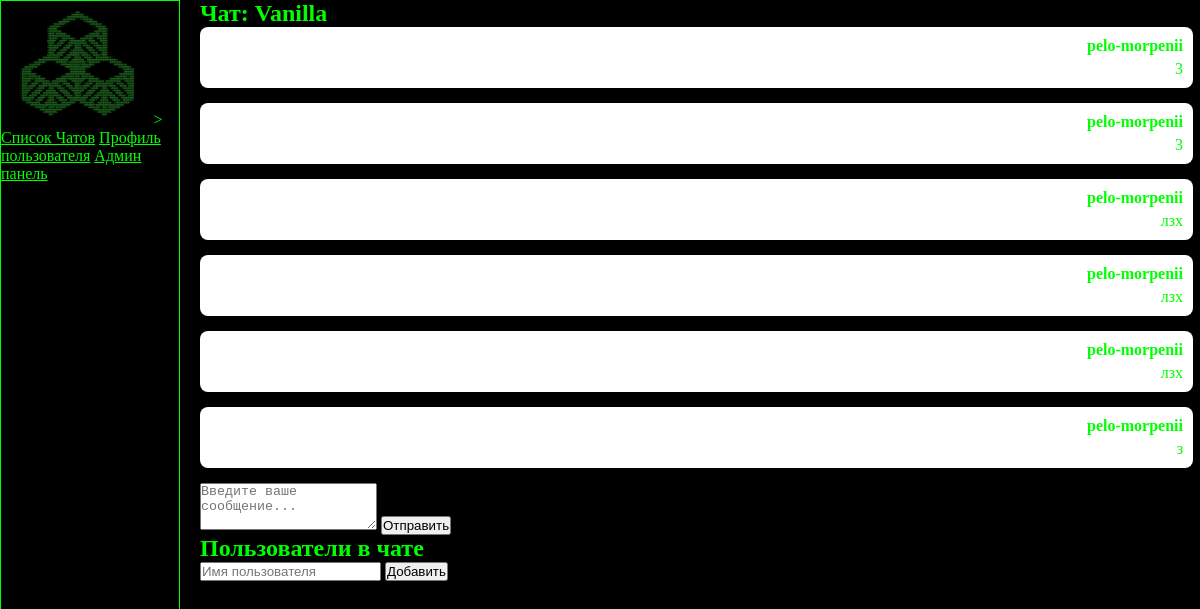
The app's page /chats/chat/1/ (signed in) with its own data.
### chats/models.py (models this page shows, shortened)
class Chat(models.Model):
    title = models.CharField(max_length=100)
    image = models.ImageField(upload_to='chat_images/')
    users = models.ManyToManyField(UserProfile, related_name='chats')

class Message(models.Model):
    chat = models.ForeignKey(Chat, on_delete=models.CASCADE)
    user = models.ForeignKey(User, on_delete=models.CASCADE)
    content = models.TextField()
    timestamp = models.DateTimeField(auto_now_add=True)

### chats/views.py (the view, shortened to what this page needs)
# urls.py: path('chat/<int:chat_id>/', chat_detail, name='chat_detail'),
@login_required(login_url='register2')
def chat_detail(request, chat_id):
    chat = Chat.objects.get(id=chat_id)
    messages = Message.objects.filter(chat=chat)
    users_in_chat = chat.users.all()
    return render(request, 'chats/chat_detail.html', {'chat': chat, 'messages': messages})

### chats/templates/chats/chat_detail.html (shortened to what this page needs)
{% extends 'chats/base.html' %}
{% block content %}
<h2>Чат: {{ chat.title }}</h2>
<div class="messages">
    {% for message in messages %}
        <div class="message {% if message.user == request.user %}user-message{% else %}other-message{% endif %}">
            <p class="username">{{ message.user.username }}</p>
            <p class="content">{{ message.content }}</p>
        </div>
    {% endfor %}
</div>
<form method="POST" novalidate>
    <textarea name="content" rows="3" placeholder="Введите ваше сообщение..."></textarea>
    <button type="submit">Отправить</button>
</form>
<h2>Пользователи в чате</h2>
<form method="POST" action="{% url 'add_user_to_chat' chat.id %}">
    <input type="text" name="username" placeholder="Имя пользователя">
    <button type="submit">Добавить</button>
</form>
{% endblock %}

### chats/templates/chats/base.html (shortened to what this page needs)
{% load static %}
<!DOCTYPE html>
<html lang="en">
<head>
    <link rel="stylesheet" href="{% static 'chats/styles.css' %}">
</head>
<body>
    <div class="sidebar">
        <div class="gli">
            <img src="{% static 'chats/gli.png' %}" alt="">>
        </div>
        <a href="{% url 'chat_list' %}">Список Чатов</a>
        <a href="{% url 'profile' %}">Профиль пользователя</a>
        {% if user.is_staff %}
            <a href="{% url 'admin_panel' %}">Админ панель</a>
        {% endif %}
    </div>
    <div class="main-content">
        {% block content %}
        {% endblock %}
    </div>
</body>
</html>

### chats/static/chats/styles.css (style rules this page uses)
* { padding: 0; margin: 0; box-sizing: border-box; }
body { width: 100%; height: 100vh; display: flex; flex-direction: row; background: black; color: #0f0 }
a { color: #0f0; }
.sidebar { width: 15%; height: 100vh; background: black; color: #0f0; border: 1px solid #0f0; }
.main-content { width: 84%; height: 100vh; background: black; color: #0f0; padding-left: 15px; margin-left: 5px; }
.main-content { right: 15px; }
.message { margin-bottom: 15px; padding: 10px; border-radius: 8px; }
.user-message { text-align: right; background-color: white; }
.username { font-weight: bold; margin-bottom: 5px; }

### records on screen
Chat: title "Vanilla"
Message: user.username "pelo-morpenii", content "3"
Message: user.username "pelo-morpenii", content "3"
Message: user.username "pelo-morpenii", content "лзх"
Message: user.username "pelo-morpenii", content "лзх"
Message: user.username "pelo-morpenii", content "лзх"
Message: user.username "pelo-morpenii", content "з"
